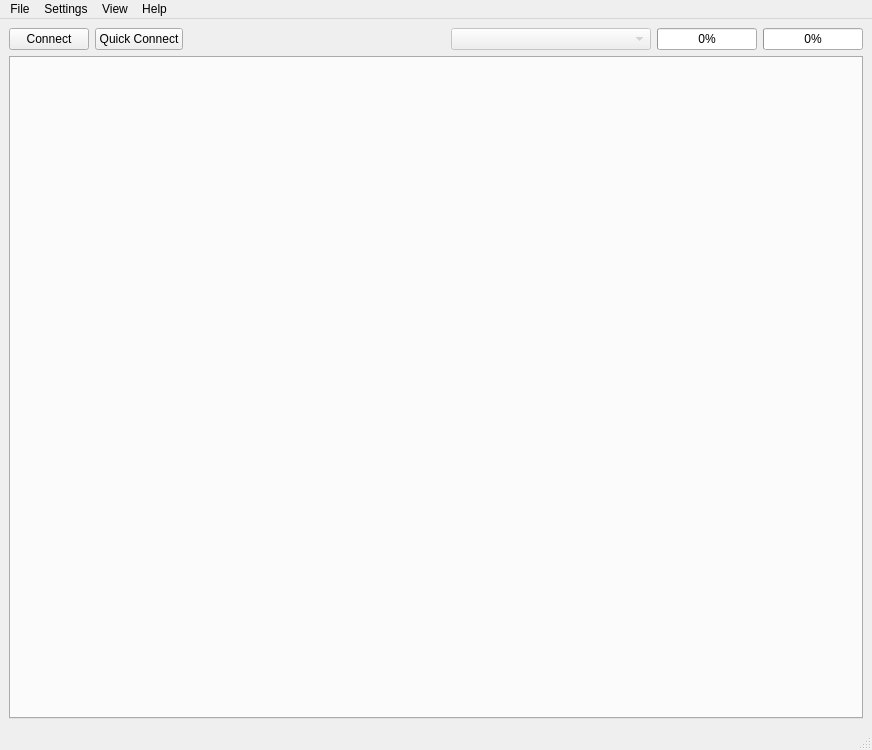
<?xml version="1.0" encoding="UTF-8"?>
<ui version="4.0">
 <class>MainWindow</class>
 <widget class="QMainWindow" name="MainWindow">
  <property name="geometry">
   <rect>
    <x>0</x>
    <y>0</y>
    <width>872</width>
    <height>750</height>
   </rect>
  </property>
  <property name="windowTitle">
   <string>Crazyflie Nano Quadcopter Control</string>
  </property>
  <widget class="QWidget" name="centralwidget">
   <layout class="QGridLayout" name="gridLayout">
    <item row="0" column="0">
     <layout class="QVBoxLayout" name="verticalLayout_2">
      <item>
       <layout class="QGridLayout" name="gridLayout_2">
        <item row="0" column="2">
         <spacer name="horizontalSpacer">
          <property name="orientation">
           <enum>Qt::Horizontal</enum>
          </property>
          <property name="sizeHint" stdset="0">
           <size>
            <width>40</width>
            <height>20</height>
           </size>
          </property>
         </spacer>
        </item>
        <item row="0" column="0">
         <widget class="QPushButton" name="connectButton">
          <property name="toolTip">
           <string>&lt;html&gt;&lt;head/&gt;&lt;body&gt;&lt;p&gt;Connect to a Crazyflie&lt;/p&gt;&lt;/body&gt;&lt;/html&gt;</string>
          </property>
          <property name="text">
           <string>Connect</string>
          </property>
         </widget>
        </item>
        <item row="0" column="5">
         <widget class="QProgressBar" name="linkQualityBar">
          <property name="minimumSize">
           <size>
            <width>20</width>
            <height>0</height>
           </size>
          </property>
          <property name="maximumSize">
           <size>
            <width>100</width>
            <height>16777215</height>
           </size>
          </property>
          <property name="value">
           <number>0</number>
          </property>
          <property name="textVisible">
           <bool>true</bool>
          </property>
         </widget>
        </item>
        <item row="0" column="4">
         <widget class="QProgressBar" name="batteryBar">
          <property name="maximumSize">
           <size>
            <width>100</width>
            <height>16777215</height>
           </size>
          </property>
          <property name="value">
           <number>0</number>
          </property>
          <property name="textVisible">
           <bool>true</bool>
          </property>
          <property name="invertedAppearance">
           <bool>false</bool>
          </property>
          <property name="textDirection">
           <enum>QProgressBar::TopToBottom</enum>
          </property>
         </widget>
        </item>
        <item row="0" column="1">
         <widget class="QPushButton" name="quickConnectButton">
          <property name="toolTip">
           <string>&lt;html&gt;&lt;head/&gt;&lt;body&gt;&lt;p&gt;Quickconnect using the last connection parameters&lt;/p&gt;&lt;/body&gt;&lt;/html&gt;</string>
          </property>
          <property name="text">
           <string>Quick Connect</string>
          </property>
         </widget>
        </item>
        <item row="0" column="3">
         <widget class="QComboBox" name="inputDeviceSelector">
          <property name="enabled">
           <bool>false</bool>
          </property>
          <property name="sizePolicy">
           <sizepolicy hsizetype="Minimum" vsizetype="Fixed">
            <horstretch>0</horstretch>
            <verstretch>0</verstretch>
           </sizepolicy>
          </property>
          <property name="minimumSize">
           <size>
            <width>200</width>
            <height>0</height>
           </size>
          </property>
         </widget>
        </item>
       </layout>
      </item>
      <item>
       <widget class="QTabWidget" name="tabs">
        <property name="currentIndex">
         <number>-1</number>
        </property>
       </widget>
      </item>
     </layout>
    </item>
   </layout>
  </widget>
  <widget class="QMenuBar" name="menubar">
   <property name="geometry">
    <rect>
     <x>0</x>
     <y>0</y>
     <width>872</width>
     <height>25</height>
    </rect>
   </property>
   <widget class="QMenu" name="menuFile">
    <property name="title">
     <string>File</string>
    </property>
    <addaction name="menuItemConnect"/>
    <addaction name="actionSelect_input_device"/>
    <addaction name="menuItemQuickConnect"/>
    <addaction name="separator"/>
    <addaction name="menuItemExit"/>
   </widget>
   <widget class="QMenu" name="menuView">
    <property name="title">
     <string>View</string>
    </property>
    <addaction name="tabsMenuItem"/>
    <addaction name="toolboxesMenuItem"/>
   </widget>
   <widget class="QMenu" name="menuHelp">
    <property name="title">
     <string>Help</string>
    </property>
    <addaction name="menuItemAbout"/>
   </widget>
   <widget class="QMenu" name="menuSettings">
    <property name="title">
     <string>Settings</string>
    </property>
    <addaction name="menuItemConfInputDevice"/>
    <addaction name="logConfigAction"/>
    <addaction name="actionOptions"/>
   </widget>
   <addaction name="menuFile"/>
   <addaction name="menuSettings"/>
   <addaction name="menuView"/>
   <addaction name="menuHelp"/>
  </widget>
  <widget class="QStatusBar" name="statusbar"/>
  <action name="menuItemConnect">
   <property name="text">
    <string>Connect to Crazyflie</string>
   </property>
  </action>
  <action name="menuItemExit">
   <property name="text">
    <string>Exit</string>
   </property>
  </action>
  <action name="menuItemRegulation">
   <property name="checkable">
    <bool>true</bool>
   </property>
   <property name="text">
    <string>Regulation</string>
   </property>
  </action>
  <action name="menuItemPlot">
   <property name="checkable">
    <bool>true</bool>
   </property>
   <property name="text">
    <string>Plotting</string>
   </property>
  </action>
  <action name="menuItemFlightdata">
   <property name="checkable">
    <bool>true</bool>
   </property>
   <property name="text">
    <string>Flight data</string>
   </property>
  </action>
  <action name="menuItemService">
   <property name="checkable">
    <bool>true</bool>
   </property>
   <property name="text">
    <string>Service</string>
   </property>
  </action>
  <action name="menuItemAbout">
   <property name="text">
    <string>About</string>
   </property>
  </action>
  <action name="menuItemQuickConnect">
   <property name="text">
    <string>Quick connect</string>
   </property>
  </action>
  <action name="menuItemConfInputDevice">
   <property name="text">
    <string>Configure Input device</string>
   </property>
  </action>
  <action name="actionSelect_input_device">
   <property name="text">
    <string>Select input device</string>
   </property>
  </action>
  <action name="menuItemConsole">
   <property name="text">
    <string>Console</string>
   </property>
  </action>
  <action name="toolboxesMenuItem">
   <property name="text">
    <string>Toolboxes</string>
   </property>
  </action>
  <action name="tabsMenuItem">
   <property name="text">
    <string>Tabs</string>
   </property>
  </action>
  <action name="logConfigAction">
   <property name="text">
    <string>Logging configurations</string>
   </property>
  </action>
  <action name="actionOptions">
   <property name="text">
    <string>Options</string>
   </property>
  </action>
 </widget>
 <resources/>
 <connections/>
</ui>
